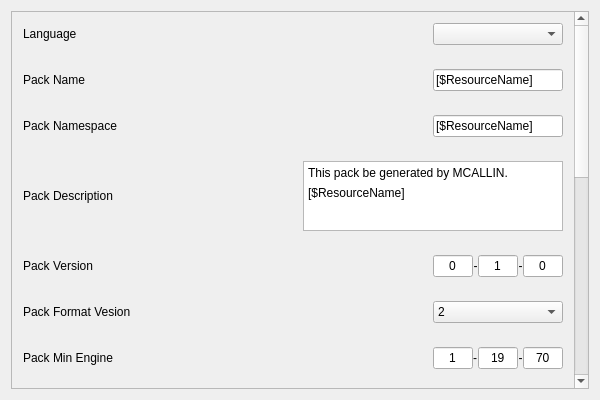
<?xml version="1.0" encoding="UTF-8"?>
<ui version="4.0">
 <class>SettingClass</class>
 <widget class="QWidget" name="SettingClass">
  <property name="geometry">
   <rect>
    <x>0</x>
    <y>0</y>
    <width>600</width>
    <height>400</height>
   </rect>
  </property>
  <property name="sizePolicy">
   <sizepolicy hsizetype="Preferred" vsizetype="Preferred">
    <horstretch>0</horstretch>
    <verstretch>0</verstretch>
   </sizepolicy>
  </property>
  <property name="font">
   <font>
    <stylestrategy>PreferAntialias</stylestrategy>
   </font>
  </property>
  <property name="windowTitle">
   <string>Setting</string>
  </property>
  <layout class="QHBoxLayout" name="horizontalLayout">
   <item>
    <widget class="QScrollArea" name="scrollArea">
     <property name="sizePolicy">
      <sizepolicy hsizetype="Preferred" vsizetype="Preferred">
       <horstretch>0</horstretch>
       <verstretch>0</verstretch>
      </sizepolicy>
     </property>
     <property name="horizontalScrollBarPolicy">
      <enum>Qt::ScrollBarAlwaysOff</enum>
     </property>
     <property name="widgetResizable">
      <bool>true</bool>
     </property>
     <property name="alignment">
      <set>Qt::AlignCenter</set>
     </property>
     <widget class="QWidget" name="scrollAreaWidgetContents">
      <property name="geometry">
       <rect>
        <x>0</x>
        <y>-397</y>
        <width>563</width>
        <height>777</height>
       </rect>
      </property>
      <layout class="QVBoxLayout" name="verticalLayout">
       <property name="spacing">
        <number>2</number>
       </property>
       <property name="leftMargin">
        <number>0</number>
       </property>
       <property name="topMargin">
        <number>0</number>
       </property>
       <property name="rightMargin">
        <number>0</number>
       </property>
       <property name="bottomMargin">
        <number>0</number>
       </property>
       <item>
        <widget class="QWidget" name="languageWgt" native="true">
         <layout class="QHBoxLayout" name="horizontalLayout_2">
          <property name="spacing">
           <number>0</number>
          </property>
          <item>
           <widget class="QLabel" name="label">
            <property name="text">
             <string>Language</string>
            </property>
           </widget>
          </item>
          <item>
           <widget class="QComboBox" name="languageCbx">
            <property name="minimumSize">
             <size>
              <width>130</width>
              <height>0</height>
             </size>
            </property>
            <property name="maximumSize">
             <size>
              <width>130</width>
              <height>16777215</height>
             </size>
            </property>
            <property name="focusPolicy">
             <enum>Qt::WheelFocus</enum>
            </property>
           </widget>
          </item>
         </layout>
        </widget>
       </item>
       <item>
        <widget class="QWidget" name="packNameWgt" native="true">
         <layout class="QHBoxLayout" name="horizontalLayout_17">
          <item>
           <widget class="QLabel" name="label_20">
            <property name="text">
             <string>Pack Name</string>
            </property>
           </widget>
          </item>
          <item>
           <widget class="QLineEdit" name="packNameLe">
            <property name="sizePolicy">
             <sizepolicy hsizetype="Preferred" vsizetype="Fixed">
              <horstretch>0</horstretch>
              <verstretch>0</verstretch>
             </sizepolicy>
            </property>
            <property name="minimumSize">
             <size>
              <width>130</width>
              <height>0</height>
             </size>
            </property>
            <property name="maximumSize">
             <size>
              <width>130</width>
              <height>16777215</height>
             </size>
            </property>
            <property name="inputMask">
             <string notr="true"/>
            </property>
            <property name="text">
             <string notr="true">[$ResourceName]</string>
            </property>
            <property name="frame">
             <bool>true</bool>
            </property>
            <property name="placeholderText">
             <string notr="true"/>
            </property>
           </widget>
          </item>
         </layout>
        </widget>
       </item>
       <item>
        <widget class="QWidget" name="packNamespaceWgt" native="true">
         <layout class="QHBoxLayout" name="horizontalLayout_18">
          <item>
           <widget class="QLabel" name="label_21">
            <property name="text">
             <string>Pack Namespace</string>
            </property>
           </widget>
          </item>
          <item>
           <widget class="QLineEdit" name="packNamespaceLe">
            <property name="sizePolicy">
             <sizepolicy hsizetype="Preferred" vsizetype="Fixed">
              <horstretch>0</horstretch>
              <verstretch>0</verstretch>
             </sizepolicy>
            </property>
            <property name="minimumSize">
             <size>
              <width>130</width>
              <height>0</height>
             </size>
            </property>
            <property name="maximumSize">
             <size>
              <width>130</width>
              <height>16777215</height>
             </size>
            </property>
            <property name="inputMask">
             <string notr="true"/>
            </property>
            <property name="text">
             <string notr="true">[$ResourceName]</string>
            </property>
            <property name="placeholderText">
             <string notr="true"/>
            </property>
           </widget>
          </item>
         </layout>
        </widget>
       </item>
       <item>
        <widget class="QWidget" name="packDescriptionWgt" native="true">
         <layout class="QHBoxLayout" name="horizontalLayout_5">
          <property name="spacing">
           <number>0</number>
          </property>
          <item>
           <widget class="QLabel" name="label_4">
            <property name="text">
             <string>Pack Description</string>
            </property>
           </widget>
          </item>
          <item>
           <widget class="QTextEdit" name="packDescriptionTe">
            <property name="sizePolicy">
             <sizepolicy hsizetype="Preferred" vsizetype="Preferred">
              <horstretch>0</horstretch>
              <verstretch>0</verstretch>
             </sizepolicy>
            </property>
            <property name="minimumSize">
             <size>
              <width>130</width>
              <height>0</height>
             </size>
            </property>
            <property name="maximumSize">
             <size>
              <width>260</width>
              <height>16777215</height>
             </size>
            </property>
            <property name="documentTitle">
             <string notr="true"/>
            </property>
            <property name="markdown">
             <string notr="true">This pack be generated by MCALLIN.

[$ResourceName]

</string>
            </property>
            <property name="html">
             <string notr="true">&lt;!DOCTYPE HTML PUBLIC &quot;-//W3C//DTD HTML 4.0//EN&quot; &quot;http://www.w3.org/TR/REC-html40/strict.dtd&quot;&gt;
&lt;html&gt;&lt;head&gt;&lt;meta name=&quot;qrichtext&quot; content=&quot;1&quot; /&gt;&lt;meta charset=&quot;utf-8&quot; /&gt;&lt;style type=&quot;text/css&quot;&gt;
p, li { white-space: pre-wrap; }
hr { height: 1px; border-width: 0; }
li.unchecked::marker { content: &quot;\2610&quot;; }
li.checked::marker { content: &quot;\2612&quot;; }
&lt;/style&gt;&lt;/head&gt;&lt;body style=&quot; font-family:'Microsoft YaHei UI'; font-size:9pt; font-weight:400; font-style:normal;&quot;&gt;
&lt;p style=&quot; margin-top:6px; margin-bottom:6px; margin-left:0px; margin-right:0px; -qt-block-indent:0; text-indent:0px;&quot;&gt;This pack be generated by MCALLIN.&lt;/p&gt;
&lt;p style=&quot; margin-top:6px; margin-bottom:6px; margin-left:0px; margin-right:0px; -qt-block-indent:0; text-indent:0px;&quot;&gt;[$ResourceName]&lt;/p&gt;&lt;/body&gt;&lt;/html&gt;</string>
            </property>
            <property name="placeholderText">
             <string notr="true"/>
            </property>
           </widget>
          </item>
         </layout>
        </widget>
       </item>
       <item>
        <widget class="QWidget" name="packVersionWgt" native="true">
         <layout class="QHBoxLayout" name="horizontalLayout_13">
          <property name="spacing">
           <number>0</number>
          </property>
          <item>
           <widget class="QLabel" name="label_15">
            <property name="text">
             <string>Pack Version</string>
            </property>
            <property name="alignment">
             <set>Qt::AlignLeading|Qt::AlignLeft|Qt::AlignVCenter</set>
            </property>
           </widget>
          </item>
          <item>
           <widget class="QLineEdit" name="packVersionMajorLe">
            <property name="sizePolicy">
             <sizepolicy hsizetype="Preferred" vsizetype="Fixed">
              <horstretch>0</horstretch>
              <verstretch>0</verstretch>
             </sizepolicy>
            </property>
            <property name="minimumSize">
             <size>
              <width>40</width>
              <height>0</height>
             </size>
            </property>
            <property name="maximumSize">
             <size>
              <width>40</width>
              <height>16777215</height>
             </size>
            </property>
            <property name="inputMask">
             <string notr="true"/>
            </property>
            <property name="text">
             <string notr="true">0</string>
            </property>
            <property name="alignment">
             <set>Qt::AlignCenter</set>
            </property>
            <property name="placeholderText">
             <string notr="true"/>
            </property>
           </widget>
          </item>
          <item>
           <widget class="QLabel" name="label_16">
            <property name="minimumSize">
             <size>
              <width>5</width>
              <height>0</height>
             </size>
            </property>
            <property name="maximumSize">
             <size>
              <width>5</width>
              <height>16777215</height>
             </size>
            </property>
            <property name="text">
             <string>-</string>
            </property>
            <property name="alignment">
             <set>Qt::AlignCenter</set>
            </property>
           </widget>
          </item>
          <item>
           <widget class="QLineEdit" name="packVersionMinorLe">
            <property name="sizePolicy">
             <sizepolicy hsizetype="Preferred" vsizetype="Fixed">
              <horstretch>0</horstretch>
              <verstretch>0</verstretch>
             </sizepolicy>
            </property>
            <property name="minimumSize">
             <size>
              <width>40</width>
              <height>0</height>
             </size>
            </property>
            <property name="maximumSize">
             <size>
              <width>40</width>
              <height>16777215</height>
             </size>
            </property>
            <property name="inputMask">
             <string notr="true"/>
            </property>
            <property name="text">
             <string notr="true">1</string>
            </property>
            <property name="alignment">
             <set>Qt::AlignCenter</set>
            </property>
            <property name="placeholderText">
             <string notr="true"/>
            </property>
           </widget>
          </item>
          <item>
           <widget class="QLabel" name="label_17">
            <property name="minimumSize">
             <size>
              <width>5</width>
              <height>0</height>
             </size>
            </property>
            <property name="maximumSize">
             <size>
              <width>5</width>
              <height>16777215</height>
             </size>
            </property>
            <property name="text">
             <string>-</string>
            </property>
            <property name="alignment">
             <set>Qt::AlignCenter</set>
            </property>
           </widget>
          </item>
          <item>
           <widget class="QLineEdit" name="packVersionPatchLe">
            <property name="sizePolicy">
             <sizepolicy hsizetype="Preferred" vsizetype="Fixed">
              <horstretch>0</horstretch>
              <verstretch>0</verstretch>
             </sizepolicy>
            </property>
            <property name="minimumSize">
             <size>
              <width>40</width>
              <height>0</height>
             </size>
            </property>
            <property name="maximumSize">
             <size>
              <width>40</width>
              <height>16777215</height>
             </size>
            </property>
            <property name="inputMask">
             <string notr="true"/>
            </property>
            <property name="text">
             <string notr="true">0</string>
            </property>
            <property name="alignment">
             <set>Qt::AlignCenter</set>
            </property>
            <property name="placeholderText">
             <string notr="true"/>
            </property>
           </widget>
          </item>
         </layout>
        </widget>
       </item>
       <item>
        <widget class="QWidget" name="packFormatVersionWgt" native="true">
         <layout class="QHBoxLayout" name="horizontalLayout_3">
          <property name="spacing">
           <number>0</number>
          </property>
          <item>
           <widget class="QLabel" name="label_2">
            <property name="text">
             <string>Pack Format Vesion</string>
            </property>
           </widget>
          </item>
          <item>
           <widget class="QComboBox" name="packFormatVersionCbx">
            <property name="minimumSize">
             <size>
              <width>130</width>
              <height>0</height>
             </size>
            </property>
            <property name="maximumSize">
             <size>
              <width>130</width>
              <height>16777215</height>
             </size>
            </property>
            <item>
             <property name="text">
              <string>2</string>
             </property>
            </item>
            <item>
             <property name="text">
              <string>1</string>
             </property>
            </item>
           </widget>
          </item>
         </layout>
        </widget>
       </item>
       <item>
        <widget class="QWidget" name="packMinEngineWgt" native="true">
         <layout class="QHBoxLayout" name="horizontalLayout_4">
          <property name="spacing">
           <number>0</number>
          </property>
          <item>
           <widget class="QLabel" name="label_3">
            <property name="text">
             <string>Pack Min Engine</string>
            </property>
           </widget>
          </item>
          <item>
           <widget class="QLineEdit" name="packMinEngineMajorLe">
            <property name="sizePolicy">
             <sizepolicy hsizetype="Preferred" vsizetype="Fixed">
              <horstretch>0</horstretch>
              <verstretch>0</verstretch>
             </sizepolicy>
            </property>
            <property name="minimumSize">
             <size>
              <width>40</width>
              <height>0</height>
             </size>
            </property>
            <property name="maximumSize">
             <size>
              <width>40</width>
              <height>16777215</height>
             </size>
            </property>
            <property name="inputMask">
             <string notr="true"/>
            </property>
            <property name="text">
             <string notr="true">1</string>
            </property>
            <property name="alignment">
             <set>Qt::AlignCenter</set>
            </property>
            <property name="placeholderText">
             <string notr="true"/>
            </property>
           </widget>
          </item>
          <item>
           <widget class="QLabel" name="label_13">
            <property name="minimumSize">
             <size>
              <width>5</width>
              <height>0</height>
             </size>
            </property>
            <property name="maximumSize">
             <size>
              <width>5</width>
              <height>16777215</height>
             </size>
            </property>
            <property name="text">
             <string>-</string>
            </property>
           </widget>
          </item>
          <item>
           <widget class="QLineEdit" name="packMinEngineMinorLe">
            <property name="sizePolicy">
             <sizepolicy hsizetype="Preferred" vsizetype="Fixed">
              <horstretch>0</horstretch>
              <verstretch>0</verstretch>
             </sizepolicy>
            </property>
            <property name="minimumSize">
             <size>
              <width>40</width>
              <height>0</height>
             </size>
            </property>
            <property name="maximumSize">
             <size>
              <width>40</width>
              <height>16777215</height>
             </size>
            </property>
            <property name="inputMask">
             <string notr="true"/>
            </property>
            <property name="text">
             <string notr="true">19</string>
            </property>
            <property name="alignment">
             <set>Qt::AlignCenter</set>
            </property>
            <property name="placeholderText">
             <string notr="true"/>
            </property>
           </widget>
          </item>
          <item>
           <widget class="QLabel" name="label_14">
            <property name="minimumSize">
             <size>
              <width>5</width>
              <height>0</height>
             </size>
            </property>
            <property name="maximumSize">
             <size>
              <width>5</width>
              <height>16777215</height>
             </size>
            </property>
            <property name="text">
             <string>-</string>
            </property>
            <property name="alignment">
             <set>Qt::AlignCenter</set>
            </property>
           </widget>
          </item>
          <item>
           <widget class="QLineEdit" name="packMinEnginePatchLe">
            <property name="sizePolicy">
             <sizepolicy hsizetype="Preferred" vsizetype="Fixed">
              <horstretch>0</horstretch>
              <verstretch>0</verstretch>
             </sizepolicy>
            </property>
            <property name="minimumSize">
             <size>
              <width>40</width>
              <height>0</height>
             </size>
            </property>
            <property name="maximumSize">
             <size>
              <width>40</width>
              <height>16777215</height>
             </size>
            </property>
            <property name="inputMask">
             <string notr="true"/>
            </property>
            <property name="text">
             <string notr="true">70</string>
            </property>
            <property name="alignment">
             <set>Qt::AlignCenter</set>
            </property>
            <property name="placeholderText">
             <string notr="true"/>
            </property>
           </widget>
          </item>
         </layout>
        </widget>
       </item>
       <item>
        <widget class="QWidget" name="exportPathWgt" native="true">
         <layout class="QHBoxLayout" name="horizontalLayout_8">
          <property name="spacing">
           <number>0</number>
          </property>
          <item>
           <widget class="QLabel" name="label_7">
            <property name="text">
             <string>Export Path</string>
            </property>
           </widget>
          </item>
          <item>
           <widget class="QLineEdit" name="exportPathLe">
            <property name="sizePolicy">
             <sizepolicy hsizetype="Preferred" vsizetype="Fixed">
              <horstretch>0</horstretch>
              <verstretch>0</verstretch>
             </sizepolicy>
            </property>
            <property name="minimumSize">
             <size>
              <width>130</width>
              <height>0</height>
             </size>
            </property>
            <property name="maximumSize">
             <size>
              <width>260</width>
              <height>16777215</height>
             </size>
            </property>
            <property name="inputMask">
             <string notr="true"/>
            </property>
            <property name="text">
             <string notr="true">[$InstalledPath]</string>
            </property>
            <property name="placeholderText">
             <string notr="true"/>
            </property>
           </widget>
          </item>
         </layout>
        </widget>
       </item>
       <item>
        <widget class="QWidget" name="exportMethodWgt" native="true">
         <layout class="QHBoxLayout" name="horizontalLayout_15">
          <item>
           <widget class="QLabel" name="label_18">
            <property name="text">
             <string>Export Method</string>
            </property>
           </widget>
          </item>
          <item>
           <widget class="QComboBox" name="exportMethodCbx">
            <property name="minimumSize">
             <size>
              <width>130</width>
              <height>0</height>
             </size>
            </property>
            <property name="maximumSize">
             <size>
              <width>130</width>
              <height>16777215</height>
             </size>
            </property>
            <item>
             <property name="text">
              <string>Function Pack</string>
             </property>
            </item>
            <item>
             <property name="text">
              <string>Structure Pack</string>
             </property>
            </item>
           </widget>
          </item>
         </layout>
        </widget>
       </item>
       <item>
        <widget class="QWidget" name="whetherCompressPackWgt" native="true">
         <layout class="QHBoxLayout" name="horizontalLayout_16">
          <item>
           <widget class="QLabel" name="label_19">
            <property name="text">
             <string>Whether Compress Pack</string>
            </property>
           </widget>
          </item>
          <item>
           <widget class="QComboBox" name="whetherCompressPackCbx">
            <property name="minimumSize">
             <size>
              <width>130</width>
              <height>0</height>
             </size>
            </property>
            <property name="maximumSize">
             <size>
              <width>130</width>
              <height>16777215</height>
             </size>
            </property>
            <item>
             <property name="text">
              <string>Yes</string>
             </property>
            </item>
            <item>
             <property name="text">
              <string>No</string>
             </property>
            </item>
           </widget>
          </item>
         </layout>
        </widget>
       </item>
       <item>
        <widget class="QWidget" name="planeWgt" native="true">
         <layout class="QHBoxLayout" name="horizontalLayout_7">
          <property name="spacing">
           <number>0</number>
          </property>
          <item>
           <widget class="QLabel" name="label_6">
            <property name="text">
             <string>Plane</string>
            </property>
           </widget>
          </item>
          <item>
           <widget class="QComboBox" name="planeCbx">
            <property name="minimumSize">
             <size>
              <width>130</width>
              <height>0</height>
             </size>
            </property>
            <property name="maximumSize">
             <size>
              <width>130</width>
              <height>16777215</height>
             </size>
            </property>
            <item>
             <property name="text">
              <string>XY-Z</string>
             </property>
            </item>
            <item>
             <property name="text">
              <string>ZY-X</string>
             </property>
            </item>
            <item>
             <property name="text">
              <string>XZ-Y</string>
             </property>
            </item>
           </widget>
          </item>
         </layout>
        </widget>
       </item>
       <item>
        <widget class="QWidget" name="maxSizeWgt" native="true">
         <layout class="QHBoxLayout" name="horizontalLayout_10">
          <property name="spacing">
           <number>0</number>
          </property>
          <item>
           <widget class="QLabel" name="label_9">
            <property name="text">
             <string>Max Size</string>
            </property>
           </widget>
          </item>
          <item>
           <widget class="QLineEdit" name="maxSizeWidthLe">
            <property name="sizePolicy">
             <sizepolicy hsizetype="Preferred" vsizetype="Fixed">
              <horstretch>0</horstretch>
              <verstretch>0</verstretch>
             </sizepolicy>
            </property>
            <property name="minimumSize">
             <size>
              <width>60</width>
              <height>0</height>
             </size>
            </property>
            <property name="maximumSize">
             <size>
              <width>60</width>
              <height>16777215</height>
             </size>
            </property>
            <property name="inputMask">
             <string notr="true"/>
            </property>
            <property name="text">
             <string notr="true">480</string>
            </property>
            <property name="alignment">
             <set>Qt::AlignCenter</set>
            </property>
            <property name="placeholderText">
             <string notr="true"/>
            </property>
           </widget>
          </item>
          <item>
           <widget class="QLabel" name="label_12">
            <property name="minimumSize">
             <size>
              <width>10</width>
              <height>0</height>
             </size>
            </property>
            <property name="maximumSize">
             <size>
              <width>10</width>
              <height>16777215</height>
             </size>
            </property>
            <property name="text">
             <string>*</string>
            </property>
            <property name="alignment">
             <set>Qt::AlignCenter</set>
            </property>
           </widget>
          </item>
          <item>
           <widget class="QLineEdit" name="maxSizeHeightLe">
            <property name="sizePolicy">
             <sizepolicy hsizetype="Preferred" vsizetype="Fixed">
              <horstretch>0</horstretch>
              <verstretch>0</verstretch>
             </sizepolicy>
            </property>
            <property name="minimumSize">
             <size>
              <width>60</width>
              <height>0</height>
             </size>
            </property>
            <property name="maximumSize">
             <size>
              <width>60</width>
              <height>16777215</height>
             </size>
            </property>
            <property name="inputMask">
             <string notr="true"/>
            </property>
            <property name="text">
             <string notr="true">270</string>
            </property>
            <property name="alignment">
             <set>Qt::AlignCenter</set>
            </property>
            <property name="placeholderText">
             <string notr="true"/>
            </property>
           </widget>
          </item>
         </layout>
        </widget>
       </item>
       <item>
        <widget class="QWidget" name="filterMethodWgt" native="true">
         <layout class="QHBoxLayout" name="horizontalLayout_12">
          <property name="spacing">
           <number>0</number>
          </property>
          <item>
           <widget class="QLabel" name="label_11">
            <property name="text">
             <string>Filter Method</string>
            </property>
           </widget>
          </item>
          <item>
           <widget class="QToolButton" name="filterMethodBtn">
            <property name="sizePolicy">
             <sizepolicy hsizetype="Preferred" vsizetype="Fixed">
              <horstretch>0</horstretch>
              <verstretch>0</verstretch>
             </sizepolicy>
            </property>
            <property name="minimumSize">
             <size>
              <width>130</width>
              <height>0</height>
             </size>
            </property>
            <property name="maximumSize">
             <size>
              <width>130</width>
              <height>16777215</height>
             </size>
            </property>
            <property name="text">
             <string>...</string>
            </property>
           </widget>
          </item>
         </layout>
        </widget>
       </item>
       <item>
        <widget class="QWidget" name="maxCommandCountWgt" native="true">
         <layout class="QHBoxLayout" name="horizontalLayout_6">
          <property name="spacing">
           <number>0</number>
          </property>
          <item>
           <widget class="QLabel" name="label_5">
            <property name="text">
             <string>Max Command Count</string>
            </property>
           </widget>
          </item>
          <item>
           <widget class="QLineEdit" name="maxCommandCountLe">
            <property name="sizePolicy">
             <sizepolicy hsizetype="Preferred" vsizetype="Fixed">
              <horstretch>0</horstretch>
              <verstretch>0</verstretch>
             </sizepolicy>
            </property>
            <property name="minimumSize">
             <size>
              <width>130</width>
              <height>0</height>
             </size>
            </property>
            <property name="maximumSize">
             <size>
              <width>130</width>
              <height>16777215</height>
             </size>
            </property>
            <property name="inputMask">
             <string notr="true"/>
            </property>
            <property name="text">
             <string notr="true">9000</string>
            </property>
            <property name="alignment">
             <set>Qt::AlignCenter</set>
            </property>
            <property name="placeholderText">
             <string notr="true"/>
            </property>
           </widget>
          </item>
         </layout>
        </widget>
       </item>
       <item>
        <widget class="QWidget" name="maxFrameCountWgt" native="true">
         <layout class="QHBoxLayout" name="horizontalLayout_9">
          <property name="spacing">
           <number>0</number>
          </property>
          <item>
           <widget class="QLabel" name="label_8">
            <property name="text">
             <string>Max Frame Count</string>
            </property>
           </widget>
          </item>
          <item>
           <widget class="QLineEdit" name="maxFrameCountLe">
            <property name="sizePolicy">
             <sizepolicy hsizetype="Preferred" vsizetype="Fixed">
              <horstretch>0</horstretch>
              <verstretch>0</verstretch>
             </sizepolicy>
            </property>
            <property name="minimumSize">
             <size>
              <width>130</width>
              <height>0</height>
             </size>
            </property>
            <property name="maximumSize">
             <size>
              <width>130</width>
              <height>16777215</height>
             </size>
            </property>
            <property name="inputMask">
             <string notr="true"/>
            </property>
            <property name="text">
             <string notr="true">200</string>
            </property>
            <property name="alignment">
             <set>Qt::AlignCenter</set>
            </property>
            <property name="placeholderText">
             <string notr="true"/>
            </property>
           </widget>
          </item>
         </layout>
        </widget>
       </item>
       <item>
        <widget class="QWidget" name="videoProcessMethodWgt" native="true">
         <layout class="QHBoxLayout" name="horizontalLayout_11">
          <property name="spacing">
           <number>0</number>
          </property>
          <item>
           <widget class="QLabel" name="label_10">
            <property name="text">
             <string>Video Process Method</string>
            </property>
           </widget>
          </item>
          <item>
           <widget class="QComboBox" name="videoProcessMethodCbx">
            <property name="minimumSize">
             <size>
              <width>130</width>
              <height>0</height>
             </size>
            </property>
            <property name="maximumSize">
             <size>
              <width>130</width>
              <height>16777215</height>
             </size>
            </property>
            <item>
             <property name="text">
              <string>Detach Frame</string>
             </property>
            </item>
            <item>
             <property name="text">
              <string>No Deatch</string>
             </property>
            </item>
           </widget>
          </item>
         </layout>
        </widget>
       </item>
       <item>
        <widget class="QWidget" name="returnWgt" native="true">
         <layout class="QHBoxLayout" name="horizontalLayout_14">
          <item>
           <spacer name="horizontalSpacer">
            <property name="orientation">
             <enum>Qt::Horizontal</enum>
            </property>
            <property name="sizeHint" stdset="0">
             <size>
              <width>40</width>
              <height>20</height>
             </size>
            </property>
           </spacer>
          </item>
          <item>
           <widget class="QPushButton" name="okBtn">
            <property name="sizePolicy">
             <sizepolicy hsizetype="Preferred" vsizetype="Preferred">
              <horstretch>0</horstretch>
              <verstretch>0</verstretch>
             </sizepolicy>
            </property>
            <property name="minimumSize">
             <size>
              <width>120</width>
              <height>60</height>
             </size>
            </property>
            <property name="text">
             <string>Ok</string>
            </property>
           </widget>
          </item>
          <item>
           <widget class="QPushButton" name="cancelBtn">
            <property name="sizePolicy">
             <sizepolicy hsizetype="Preferred" vsizetype="Preferred">
              <horstretch>0</horstretch>
              <verstretch>0</verstretch>
             </sizepolicy>
            </property>
            <property name="minimumSize">
             <size>
              <width>120</width>
              <height>60</height>
             </size>
            </property>
            <property name="text">
             <string>Cancel</string>
            </property>
           </widget>
          </item>
          <item>
           <spacer name="horizontalSpacer_2">
            <property name="orientation">
             <enum>Qt::Horizontal</enum>
            </property>
            <property name="sizeHint" stdset="0">
             <size>
              <width>40</width>
              <height>20</height>
             </size>
            </property>
           </spacer>
          </item>
         </layout>
        </widget>
       </item>
      </layout>
     </widget>
    </widget>
   </item>
  </layout>
 </widget>
 <layoutdefault spacing="6" margin="11"/>
 <resources/>
 <connections/>
</ui>
